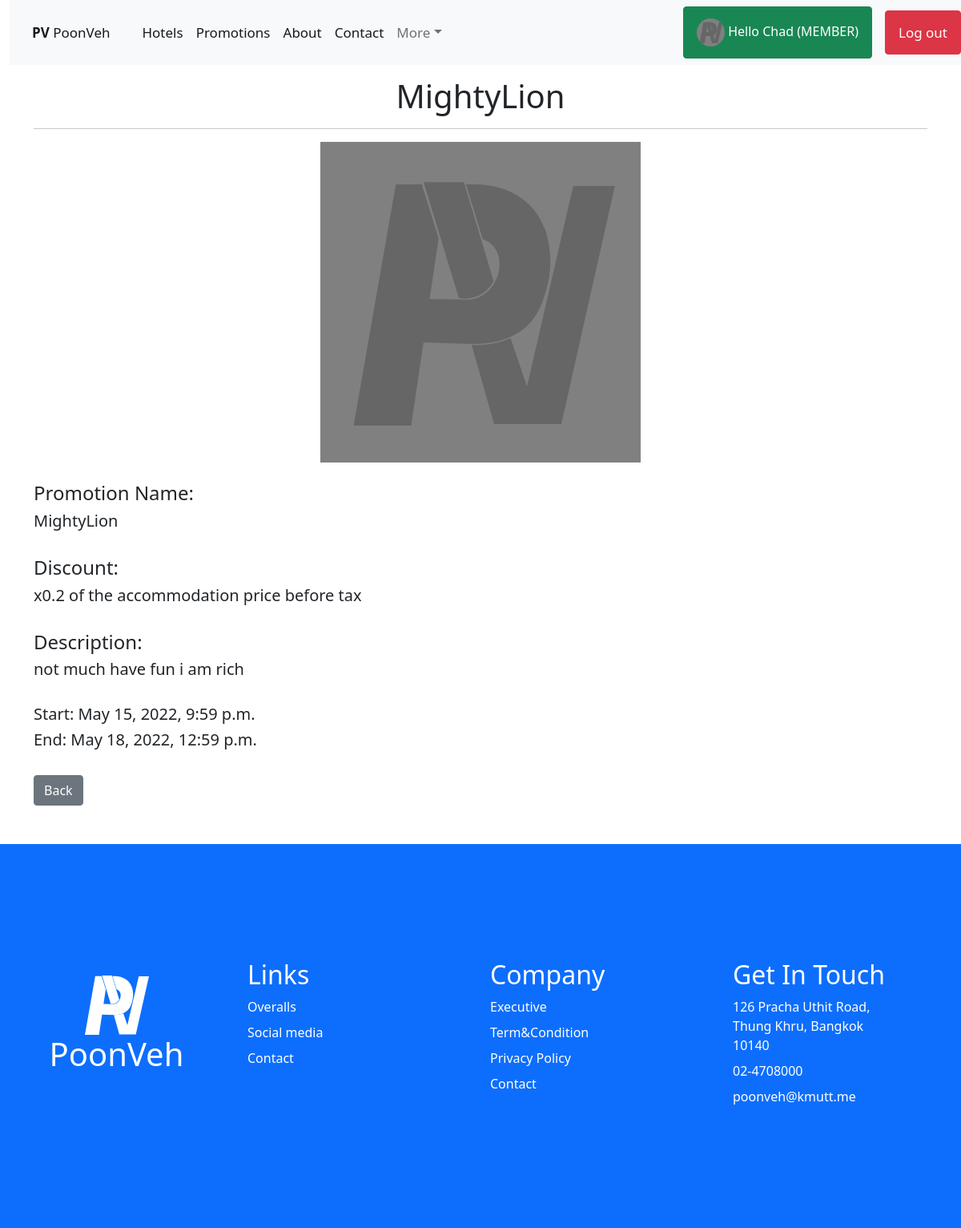
Page /promotion-detail/PRO1/ (signed in) on the committed database.
### HotelApp/models.py (models this page shows, shortened)
class Promotion(models.Model):
    Promotion_Name=models.CharField(max_length=50)
    Promotion_Detail=models.TextField()
    Promotion_Discount=models.FloatField()
    Promotion_Start=models.DateTimeField()
    Promotion_End=models.DateTimeField()
    Promotion_Pic=CloudinaryField('promotion', null=True, blank=True, default=None, folder='poonveh-cpe231/promotion')
    class Meta:
        db_table='promotion'

### HotelApp/views.py (the view, shortened to what this page needs)
# urls.py: path('promotion-detail/PRO<int:promo_id>/', PromotionDetail, name='promotion-detail'),
def PromotionDetail(request, promo_id):
    promotion=Promotion.objects.get(id=promo_id)
    context={}
    context['Promotion']=promotion
    context['StartFormat']=promotion.Promotion_Start
    context['EndFormat']=promotion.Promotion_End
    print(promotion.Promotion_Name)
    print(context['StartFormat'])
    print(context['EndFormat'])
    return render(request, 'frontend/promotiondetail.html', context)

### HotelApp/templates/frontend/promotiondetail.html (shortened to what this page needs)
{% extends 'frontend/base2.html' %}
{% load static %}
{% block content %}
    <br><br><br><br>
    <div class ="containerbody">
        <div class ="container">
            <center>
                <h1>{{Promotion.Promotion_Name}}</h1><hr>
                {% if Promotion.Promotion_Pic.url %}
                    <img src="{{Promotion.Promotion_Pic.url}}" width="400"><br><br>
                {% else %}
                    <img src="{% static 'img/placeholder_grey.svg' %}" width="400"><br><br>
                {% endif %}
            </center>
            {% if user.member.staff.Staff_Position == 'ADMIN' or user.member.staff.Staff_Position == 'MANAGER' %}
                <form method="POST" enctype="multipart/form-data">
                    {% csrf_token %}
                    <div class="form-group">
                        <label for="name">Promotion Name:</label>
                        <input type="text" class="form-control" id="name" name="name" value="{{Promotion.Promotion_Name}}" required>
                    </div><br>
                    <div class="form-group">
                        <label for="detail">Description:</label>
                        <textarea class="form-control" rows="3" id="detail" name="detail" placeholder="Please enter details for customers to understand briefly." required>{{Promotion.Promotion_Detail}}</textarea>
                    </div><br>
                    <div class="form-group">
                        <label for="percent">Discount: x{{Promotion.Promotion_Discount}}</label>
                        <select class="form-control form-control" id="percent" name="percent" required>
                            <option>5%</option>
                            <option>10%</option>
                            <option>20%</option>
                            <option>30%</option>
                            <option>40%</option>
                            <option>50%</option>
                        </select>
                    </div><br>
                    <div class="form-group">
                        <label for="start">Promotion Start: {{Promotion.Promotion_Start}}</label>
                        <input type="datetime-local" class="form-control" id="start" name="start" format-value="yyyy-MM-ddTHH:mm" value="2022-01-01T00:00" required>
                    </div><br>
                    <div class="form-group">
                        <label for="end">Promotion End: {{Promotion.Promotion_End}}</label>
                        <input type="datetime-local" class="form-control" id="end" name="end" format-value="yyyy-MM-ddTHH:mm" value="2022-01-01T00:00" required>
                    </div><br>
                    <div class="form-group">
                        <label for="picture">Promotion Picture Cover: </label>
                        <input type="file" class="form-control-file" id="picture" name="picture">
                    </div><br>
                    <button type="submit" class="btn btn-outline-success" name="save">Save</button>&nbsp;&nbsp;
                    <button type="submit" class="btn btn-outline-danger" name="delete">Delete</button><br><br>
                </form>
            {% else %}
                <h4>Promotion Name:</h4>
                <h5>{{Promotion.Promotion_Name}}</h5><br>
                <h4>Discount:</h4>
                <h5>x{{Promotion.Promotion_Discount}} of the accommodation price before tax</h5><br>
                <h4>Description:</h4>
                <h5>{{Promotion.Promotion_Detail}}</h5><br>
                <h5>Start: {{Promotion.Promotion_Start}}</h5>
                <h5>End: {{Promotion.Promotion_End}}</h5><br>
            {% endif %}
            <a href="{%url 'promotions-page'%}"><button type="button" class="btn btn-secondary">Back</button></a>
        </div>
    </div>
{% endblock content %}

### HotelApp/templates/frontend/base2.html (shortened to what this page needs)
{% load static %}
<head>
    <link rel="stylesheet" href="{% static 'css/style2.css' %}">
    <link rel="stylesheet" href="{% static 'css/MaterialIcons' %}">
    <link rel="stylesheet" href="{% static 'css/SecularOne' %}">
    <link rel="stylesheet" href="{% static 'css/Inter' %}">
    <link rel="stylesheet" href="{% static 'css/OrelegaOne' %}">
    <link rel="stylesheet" href="{% static 'css/RubikMonoOne' %}">
    <link rel="stylesheet" href="https://cdnjs.cloudflare.com/ajax/libs/font-awesome/4.7.0/css/font-awesome.min.css">
    <link href="{% static 'css/bootstrap.min.css' %}" rel="stylesheet">
</head>
<body>
    <div class = "main">
        <div class="container-fluid">
            <header class="navbar navbar-expand-lg navbar-light bg-light bd-navbar"style="position:fixed">
                <nav class="container-xxl flex-wrap flex-md-nowrap" >
                    <a class="navbar-brand" href="{% url 'home-page' %}"><b>PV</b> PoonVeh</a>
                    <div class="collapse navbar-collapse" id="navbarNavDropdown">
                        <ul class="navbar-nav me-auto mb-2 mb-lg-0">
                            <li class="nav-item">
                                <a class="nav-link active" href="{% url 'hotels-page' %}">Hotels</a>
                            </li>
                            <li class="nav-item">
                                <a class="nav-link active" href="{% url 'promotions-page' %}">Promotions</a>
                            </li>
                            <li class="nav-item">
                                <a class="nav-link active" href="{% url 'about-page' %}">About</a>
                            </li>
                            <li class="nav-item">
                                <a class="nav-link active" href="{% url 'contact-page' %}">Contact</a>
                            </li>
                            {% if user.is_authenticated %}
                                <li class="nav-item dropdown">
                                    <a class="nav-link dropdown-toggle" id="navbarDropdownMenuLink" role="button" data-bs-toggle="dropdown" aria-expanded="false">More</a>
                                </li>
                            </ul>
                                <li>
                                    {% if user.is_staff %}
                                        <a class="btn btn-outline-warning nav-link active" style="font-size:100%" href="{% url 'profile-page' %}">
                                            {% if user.member.Member_Pic %}
                                                <img src="{{user.member.Member_Pic.url}}" width="35" height="35" class="rounded-circle">
                                            {% else %}
                                                <img src="{% static 'img/placeholder_grey.svg' %}" width="35" height="35" class="rounded-circle">
                                            {% endif %}
                                            Hello {{user.first_name}} ({{user.member.staff.Staff_Position}})
                                        </a>
                                    {% else %}
                                        <a class="btn btn-outline-success nav-link active" style="font-size:100%" href="{% url 'profile-page' %}">
                                            {% if user.member.Member_Pic %}
                                                <img src="{{user.member.Member_Pic.url}}" width="35" height="35" class="rounded-circle">
                                            {% else %}
                                                <img src="{% static 'img/placeholder_grey.svg' %}" width="35" height="35" class="rounded-circle">
                                            {% endif %}
                                            Hello {{user.first_name}} (MEMBER)
                                        </a>
                                    {% endif %}
                                </li>&emsp;
                                <a class="btn btn-outline-danger nav-link active" href="{% url 'logout' %}">Log out</a>
                        {% endif %}
                    </div>
                </nav>
            </header>
        </div>
        <div class="containerbody">
        {% block content %}{% endblock content %}
        </div>
        <footer class = "bd-footer py-5 mt-5 bg-primary">
            <div class = "container py-5">
                <div class = "row">
                    <div class = "col display-4 text-white">
                        <center>
                            <br><img src="{% static 'img/logoWhite.svg' %}" width="80">
                            <h1>PoonVeh</h1>
                        </center>
                    </div>
                    <div class="col p-5">
                        <div class = "text-white mb-2">
                            <h2><a style="color:white;" href="{% url 'about-page' %}">Links</a></h2>
                        </div>
                        <div class = "text-white mb-2">
                            Overalls
                        </div>
                        <div class = "text-white mb-2">
                            Social media
                        </div>
                        <div class = "text-white mb-2">
                            Contact
                        </div>
                    </div>
                    <div class = "col p-5">
                        <div class = "text-white mb-2">
                            <h2><a style="color:white;" href="{% url 'about-page' %}">Company</a></h2>
                        </div>
                        <div class = "text-white mb-2">
                            Executive
                        </div>
                        <div class = "text-white mb-2">
                            Term&Condition
                        </div>
                        <div class = "text-white mb-2">
                            Privacy Policy
                        </div>
                        <div class = "text-white mb-2">
                            Contact
                        </div>
                    </div>
                    <div class = "col p-5">
                        <div class = "text-white mb-2">
                            <h2><a style="color:white;" href="{% url 'about-page' %}">Get In Touch</a></h2>
                        </div>
                        <div class = "text-white mb-2">
                            126 Pracha Uthit Road,<br>Thung Khru, Bangkok 10140
                        </div>
                        <div class = "text-white mb-2">
                            02-4708000
                        </div>
                        <div class = "text-white mb-2">
                            poonveh@kmutt.me
                        </div>
                    </div>
                </div>
            </div>
        </footer>
        </div>
</body>

### static/css/style2.css (style rules this page uses)
body { margin:0; }
.navbar { background-color: #333; position: fixed; top: 0; width: 100%; }
.navbar a { float: left; display: block; color: #f2f2f2; text-align: center; padding: 14px 16px; text-decoration: none; font-size: 17px; }
.containerbody { margin: 0 auto; min-width: 992px !important; width: 100%; }
@media (min-width: 576px) { .containerbody { max-width: 540px; } }
@media (min-width: 768px) { .containerbody { max-width: 720px; } }
@media (min-width: 992px) { .containerbody { max-width: 960px; } }
@media (min-width: 1200px) { .containerbody { max-width: 1140px; } }
@media screen and (max-width: 2000px) { .containerbody { max-width: 1440px; } }
@media (min-width: 1200px) { header .container-xxl { max-width: 92.25rem; } }
body { color: rgb(0, 0, 0); background-color: #ffffff; font-family: 'Inter', sans-serif; margin: 0; }
body a { text-decoration: none; }
* { box-sizing: border-box; }
nav { list-style: none; }
a { text-decoration:none; }
.navbar { position: relative; z-index: 1020; }

### rows in the picture
Promotion: Promotion_Name "MightyLion", Promotion_Discount "0.2", Promotion_Detail "not much have fun i am rich", Promotion_Start "May 15, 2022, 9:59 p.m.", Promotion_End "May 18, 2022, 12:59 p.m."

### other values in the picture
{{ user.first_name }} "Chad"
